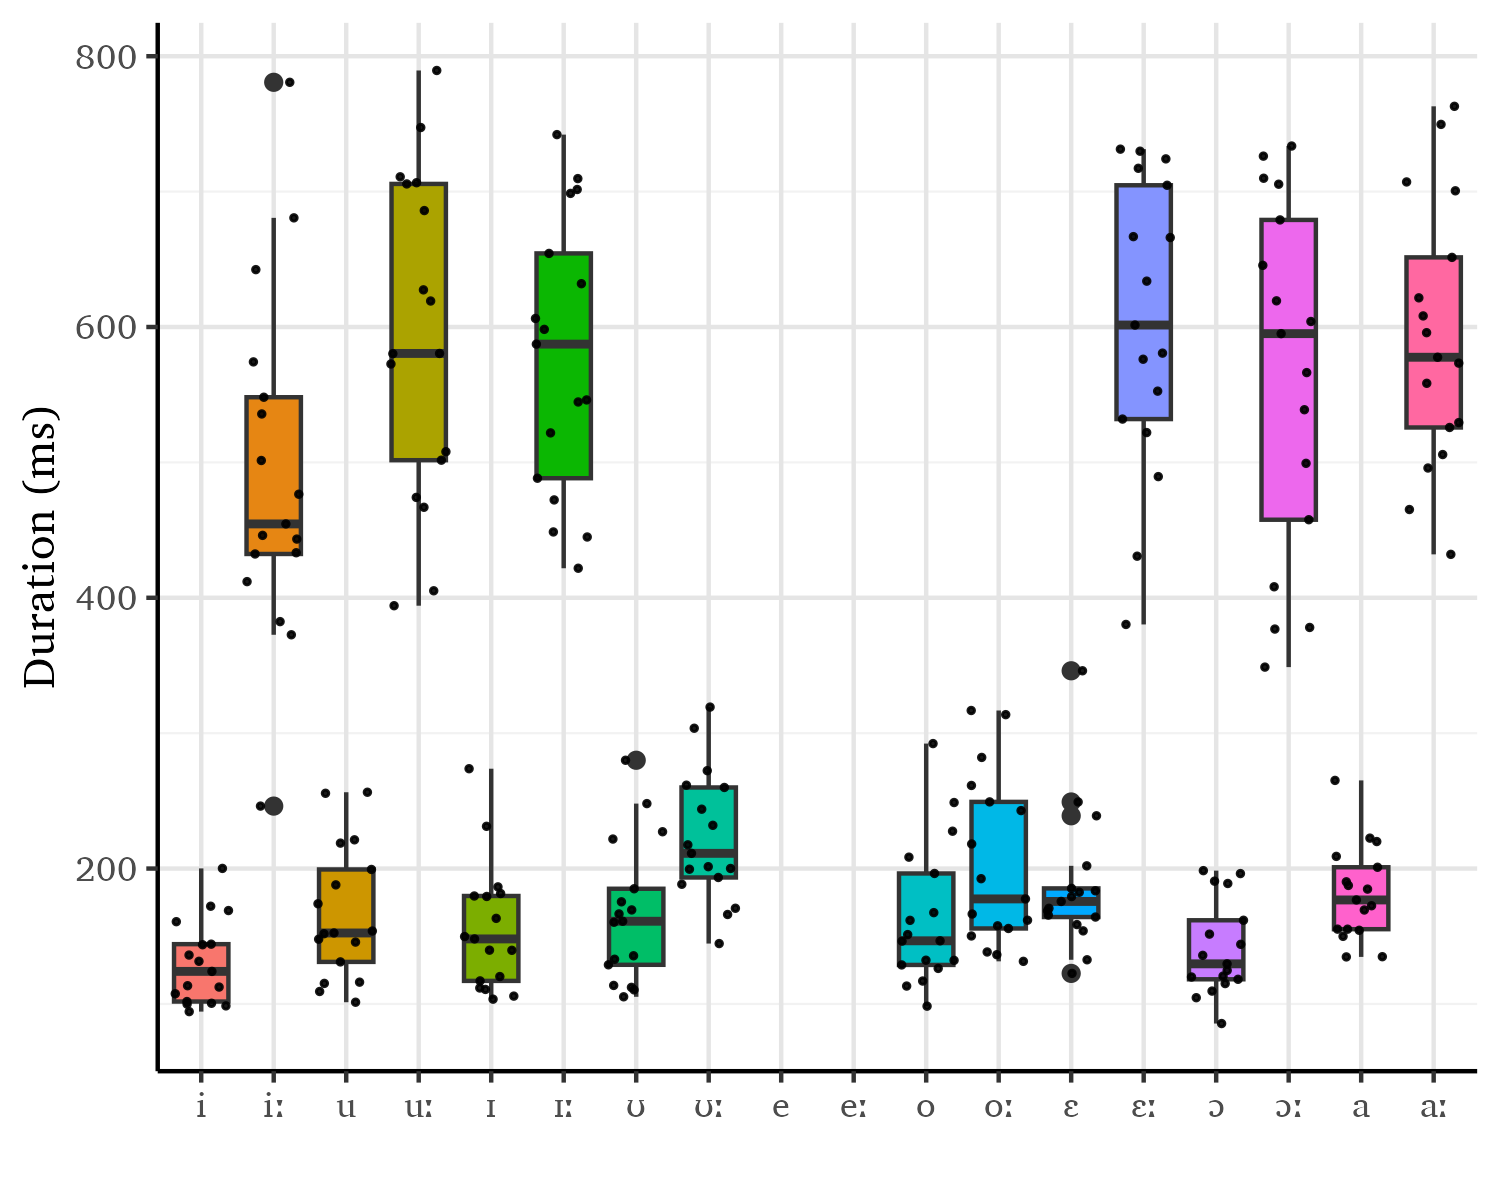

Write R code to recreate this figure.
# Load package and dataframe
library(tidyverse)
library(viridis)
library(extrafont)
font_import(pattern = "CharisSIL", prompt = FALSE)
loadfonts()

# Define a white background theme
white_theme <- theme(
  panel.background = element_rect(fill = "white"),
  plot.background = element_rect(fill = "white"),
  panel.grid.major = element_line(color = "grey90"),
  panel.grid.minor = element_line(color = "grey95"),
  legend.background = element_rect(fill = "white"),
  axis.line = element_line(color = "black"),
  text=element_text(family="Charis SIL")
)

# Load dataframe
voweldur <- read.csv("~/GitHub/jipa-akan/figures/figure10/vowel_duration_contrast.csv")


# Recode vowel
# key: 1 =  /open O/, 11 = /long open o/
# 2 = /epsilon/, 22 = /long epsilon/
# 3 = /I/, 33 = /long I/ 
# 4 = /horse shoe/, 44 = /long horse shoe/ 

voweldur$vowel_id <- recode(voweldur$vowel_id, "1" = "\u0254", "11" = "\u0254\u02D0", 
                            "2" = "\u025B", "22" = "\u025B\u02D0",
                            "3" = "\u026A", "33" = "\u026A\u02D0",
                            "4" = "\u028A", "44" = "\u028A\u02D0",
                            "a" = "a", "a:" = "a\u02D0", 
                            "e" = "e", "e:" = "e\u02D0",
                            "i" = "i", "i:" = "i\u02D0",
                            "o" = "o", "o:" = "o\u02D0", 
                            "u" = "u", "u:" = "u\u02D0")


voweldur$vowel_id <- factor(voweldur$vowel_id,
                            levels = c("i", "iː", "u", "uː", "ɪ", "ɪː",
                                       "ʊ", "ʊː", "e", "eː", "o", "oː",
                                       "ɛ", "ɛː", "ɔ", "ɔː", "a", "aː"))

# check vowel_id levels to make sure the length diacritic appeared as expected
levels(voweldur$vowel_id)

# covert duration from secs to milisecs
voweldur$durationMS <- voweldur$duration*1000

# calculate mean per vowel quality
voweldur%>%
  group_by(vowel_id)%>%
  summarise(mean_dur = mean(durationMS))

# Plot length contrast
figure10 <- ggplot(voweldur, aes(x=vowel_id, y=durationMS, fill=vowel_id))+
  geom_boxplot(notch = F)+
  white_theme +
  theme(legend.position = "none") +
  geom_jitter(color="black", size=0.4, alpha=0.9)+
  xlab("")+
  ylab("Duration (ms)")+
  scale_color_viridis()+
  scale_x_discrete(limits=c("i", "i\u02D0",  
                            "u","u\u02D0",
                            "\u026A","\u026A\u02D0",
                            "\u028A","\u028A\u02D0",
                            "e","e\u02D0",
                            "o","o\u02D0",
                            "\u025B","\u025B\u02D0",
                            "\u0254", "\u0254\u02D0",
                            "a", "a\u02D0"))

figure10

ggsave(figure10,
       file = "~/GitHub/jipa-akan/figures/figure10/figure10.png",
       height = 4, width = 5, dpi = 300)
